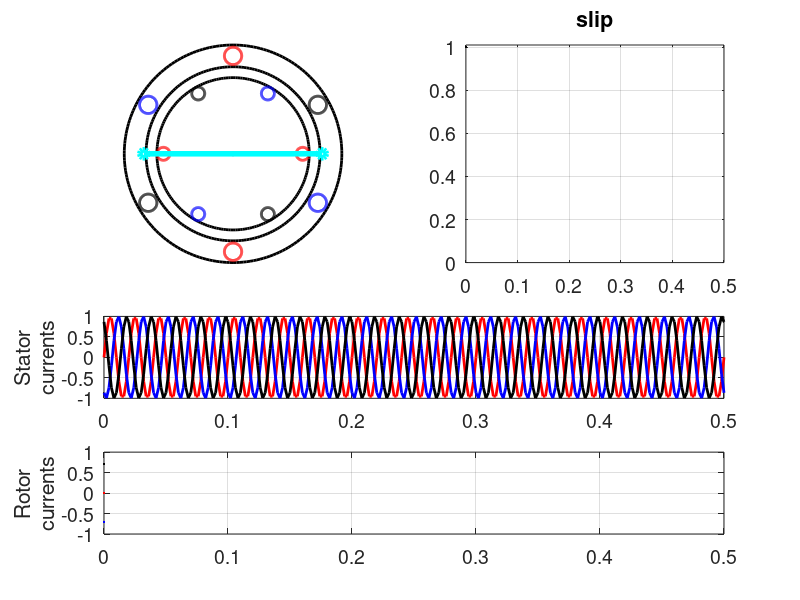

MATLAB code for this plot: (Note: this script raises an error after producing the figure.)
clc;clear;

theta = 0:pi*1e-2:2*pi;

cx = 0.1*cos(theta);
cy = 0.1*sin(theta);

sxo = 10*cos(theta);
syo = 10*sin(theta);

sxi = 8*cos(theta);
syi = 8*sin(theta);

sx1 = 0.8*cos(theta);
sy1 = 0.8*sin(theta)+9;

sx2 = 0.8*cos(theta);
sy2 = 0.8*sin(theta) - 9;

sx3 = 0.8*cos(theta) + 9*cosd(30);
sy3 = 0.8*sin(theta) + 9*sind(30);

sx4 = 0.8*cos(theta) - 9*cosd(30);
sy4 = 0.8*sin(theta) - 9*sind(30);

sx5 = 0.8*cos(theta) + 9*cosd(30);
sy5 = 0.8*sin(theta) - 9*sind(30);

sx6 = 0.8*cos(theta) - 9*cosd(30);
sy6 = 0.8*sin(theta) + 9*sind(30);


% ------------------
rxo = 7*cos(theta);
ryo = 7*sin(theta);

% ------------------
t = 0:2e-3:0.5;


theta_s = linspace(0,7200,length(t));

slip = 1*(t<=0.1) + 0.5*((t>0.1)&(t<0.2)) + ...
    0.25*((t>=0.2)&(t<0.3)) + ...
    0.05*((t>=0.3)&(t<=0.5));


isa = 1*sin(2*pi*50*t);
isb = 1*sin(2*pi*50*t-2*pi/3);
isc = 1*sin(2*pi*50*t+2*pi/3);

for k = 1:1:length(t)

ira(k) = 0.3*slip(k)*exp(slip(k))*sin(2*pi*50*slip(k)*t(k));
irb(k) = 0.3*slip(k)*exp(slip(k))*sin(2*pi*50*slip(k)*t(k)-2*pi/3);
irc(k) = 0.3*slip(k)*exp(slip(k))*sin(2*pi*50*slip(k)*t(k)+2*pi/3);


theta_r = (1-slip(k))*theta_s(k);

rdel = -theta_r;
sdel = -theta_s(k);

rx1 = 0.6*cos(theta) + 6.4*cosd(rdel);
ry1 = 0.6*sin(theta) + 6.4*sind(rdel);

rx2 = 0.6*cos(theta) - 6.4*cosd(rdel);
ry2 = 0.6*sin(theta) - 6.4*sind(rdel);

rx3 = 0.6*cos(theta) + 6.4*cosd(rdel-60);
ry3 = 0.6*sin(theta) + 6.4*sind(rdel-60);

rx4 = 0.6*cos(theta) + 6.4*cosd(rdel+60);
ry4 = 0.6*sin(theta) + 6.4*sind(rdel+60);

rx5 = 0.6*cos(theta) - 6.4*cosd(rdel+60);
ry5 = 0.6*sin(theta) - 6.4*sind(rdel+60);

rx6 = 0.6*cos(theta) - 6.4*cosd(rdel-60);
ry6 = 0.6*sin(theta) - 6.4*sind(rdel-60);

% ----------------------------------
% ----------------------------------

rxarr = [-6.5*cosd(rdel) 6.5*cosd(rdel)];
ryarr = [-6.5*sind(rdel) 6.5*sind(rdel)];

sxarr = [-8.2*cosd(sdel) 8.2*cosd(sdel)];
syarr = [-8.2*sind(sdel) 8.2*sind(sdel)];

figure(1)
subplot(4,2,[1 3])
plot(cx,cy,'k','linewidth',2)
hold on



% stator frames
plot(sxo,syo,'k','linewidth',2)
plot(sxi,syi,'k','linewidth',2)

% stator winding slots
plot(sx1,sy1,'r','linewidth',2)
plot(sx2,sy2,'r','linewidth',2)
plot(sx3,sy3,'k','linewidth',2)
plot(sx4,sy4,'k','linewidth',2)
plot(sx5,sy5,'b','linewidth',2)
plot(sx6,sy6,'b','linewidth',2)

% rotor frame
plot(rxo,ryo,'k','linewidth',2)

% rotor winding slots
plot(rx1,ry1,'r','linewidth',2)
plot(rx2,ry2,'r','linewidth',2)
plot(rx3,ry3,'k','linewidth',2)
plot(rx4,ry4,'b','linewidth',2)
plot(rx5,ry5,'b','linewidth',2)
plot(rx6,ry6,'k','linewidth',2)
% arrow
plot(rxarr,ryarr,'-k','linewidth',3)
plot(sxarr,syarr,'-oc','linewidth',4)

axis equal
axis off
hold off

subplot(4,2,[5 6])

plot(t,isa,'r','linewidth',2,t,isb,'b','linewidth',2,t,isc,'k','linewidth',2);
grid on;
set(gca,'FontSize',14)
ylabel({'Stator', 'currents'})

subplot(4,2,[7 8])

plot(t(1:k),ira(1:k),'r','linewidth',2,...
     t(1:k),irb(1:k),'b','linewidth',2,...
     t(1:k),irc(1:k),'k','linewidth',2);
grid on;
ylim([-1 1])
xlim([min(t) max(t)]);
ylabel({'Rotor', 'currents'})
set(gca,'FontSize',14)


subplot(4,2,[2 4])
plot(t(1:k), slip(1:k),'k','linewidth',1)
hold on
% stem(t(k), slip(k),'oc','linewidth',2)
plot([0 t(k)], [slip(k) slip(k)],'-m','linewidth',2)
set(gca,'FontSize',14)
xlim([min(t) max(t)])
ylim([0 1.01])
title('slip')
grid on
hold off
drawnow


% pause(0.1)
saveas(gcf,'casea.png');

B = imread('casea.png');

imwrite(B,strcat('Case_file',num2str(k),'.png'));
end

% ----------------------------------


